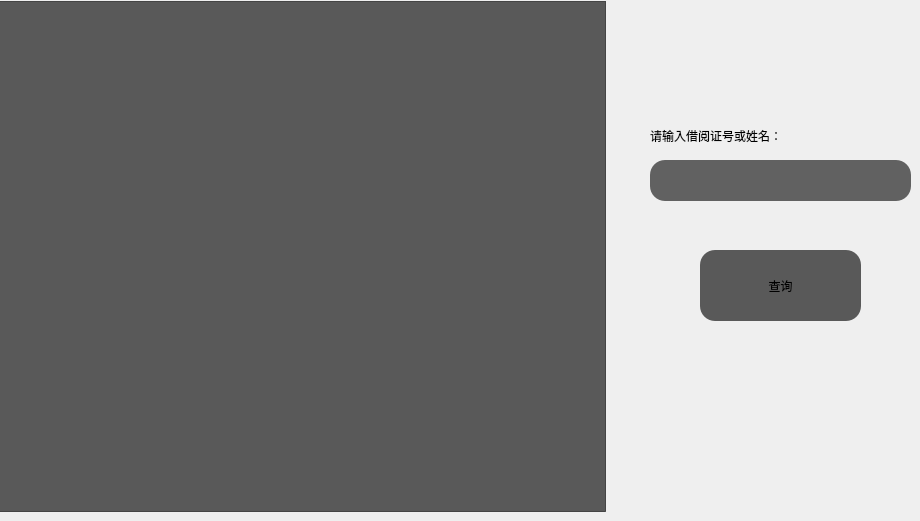
      <widget class="QWidget" name="tab_25">
       <property name="layoutDirection">
        <enum>Qt::LeftToRight</enum>
       </property>
       <property name="styleSheet">
        <string notr="true"/>
       </property>
       <attribute name="title">
        <string>查询</string>
       </attribute>
       <widget class="QLabel" name="label_68">
        <property name="geometry">
         <rect>
          <x>650</x>
          <y>120</y>
          <width>201</width>
          <height>31</height>
         </rect>
        </property>
        <property name="styleSheet">
         <string notr="true">font: 10pt &quot;苹方-简&quot;;</string>
        </property>
        <property name="text">
         <string>请输入借阅证号或姓名：</string>
        </property>
       </widget>
       <widget class="QLineEdit" name="lineEdit_54">
        <property name="geometry">
         <rect>
          <x>650</x>
          <y>160</y>
          <width>261</width>
          <height>41</height>
         </rect>
        </property>
        <property name="styleSheet">
         <string notr="true">background-color: rgb(97, 97, 97);
border-top-left-radius:15px;
border-top-right-radius:15px;
border-bottom-right-radius:15px;
border-bottom-left-radius:15px;</string>
        </property>
       </widget>
       <widget class="QPushButton" name="pushButton_32">
        <property name="geometry">
         <rect>
          <x>700</x>
          <y>250</y>
          <width>161</width>
          <height>71</height>
         </rect>
        </property>
        <property name="layoutDirection">
         <enum>Qt::LeftToRight</enum>
        </property>
        <property name="styleSheet">
         <string notr="true">QPushButton{
    border-top-left-radius:15px;
    background-color: rgb(89, 89, 89);
    border-top-right-radius:15px;
    border-bottom-right-radius:15px;
    border-bottom-left-radius:15px;
    }
QPushButton:hover{
    
	background-color: rgb(104, 104, 104);
    }</string>
        </property>
        <property name="text">
         <string>查询</string>
        </property>
       </widget>
       <widget class="QTableWidget" name="tableWidget">
        <property name="geometry">
         <rect>
          <x>-5</x>
          <y>1</y>
          <width>611</width>
          <height>511</height>
         </rect>
        </property>
        <property name="styleSheet">
         <string notr="true">background-color: rgb(89, 89, 89);
font: 10pt &quot;苹方-简&quot;;</string>
        </property>
       </widget>
      </widget>
